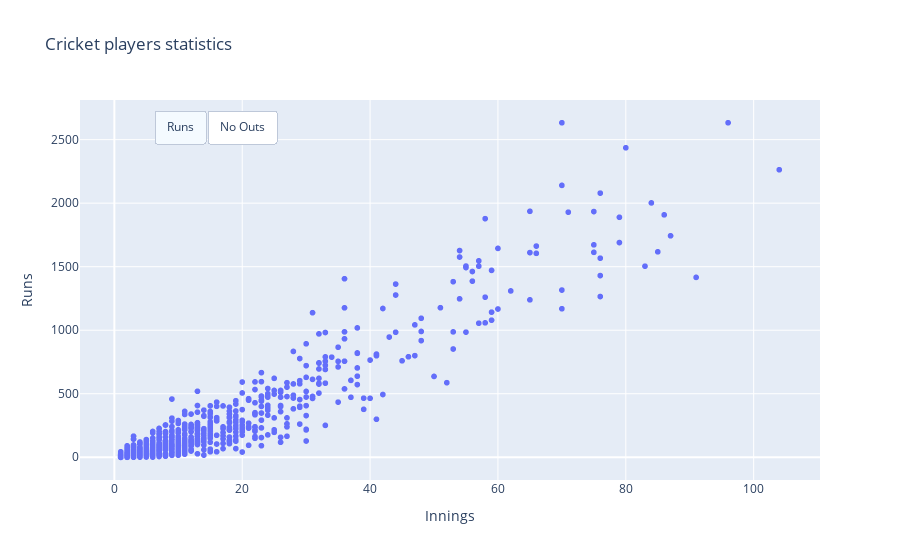

Notebook cell for this chart:
### Code cell
fig4 = px.scatter(cricket,\
                 x='Innings',\
                 y='Runs',\
                 height=500,\
                 title="Cricket players statistics",
                 hover_name="Player",
                 hover_data=["Country"])
button3 = {'method': 'update',
          'label':  'Runs'  ,
          'args': [
              {  'y':[cricket['Runs']]   },
              {   'yaxis.title':'Runs' }]
          } 

button4 = {'method': 'update',
          'label':'No Outs'    ,
          'args': [
              {  'y':[cricket['No Outs']]  },
              {  'yaxis.title':'No Outs'  }]
          } 

fig4.update_layout(
    updatemenus=[{
        'type': 'buttons',
        'direction': "left",
        'pad': {"r": 10, "t": 10},
        'showactive': True,
        'x': 0.1,
        'xanchor': "left",
        'y': 1,
        'yanchor': "top",
        'buttons': [button3, button4]
    }]
)

fig4.show()

### Figure 1 — Plotly figure (JSON) as saved in the notebook; plotly's stock layout.template omitted (floating-point values rounded to 4 significant figures; data arrays with more than 128 entries replaced by an {"elided": "..."} marker saying what was removed)
{"data": [{"customdata": {"elided": "1110x1 str values"}, "hovertemplate": "<b>%{hovertext}</b><br><br>Innings=%{x}<br>Runs=%{y}<br>Country=%{customdata[0]}<extra></extra>", "hovertext": {"elided": "1110 str values"}, "legendgroup": "", "marker": {"color": "#636efa", "symbol": "circle"}, "mode": "markers", "name": "", "showlegend": false, "type": "scattergl", "x": {"elided": "1110 int values"}, "xaxis": "x", "y": {"elided": "1110 int values"}, "yaxis": "y"}], "layout": {"autosize": true, "legend": {"tracegroupgap": 0}, "title": {"text": "Cricket players statistics"}, "updatemenus": [{"buttons": [{"args": [{"y": {"elided": "1x1110 int values"}}, {"yaxis.title": "Runs"}], "label": "Runs", "method": "update"}, {"args": [{"y": {"elided": "1x1110 int values"}}, {"yaxis.title": "No Outs"}], "label": "No Outs", "method": "update"}], "direction": "left", "pad": {"r": 10, "t": 10}, "showactive": true, "type": "buttons", "x": 0.1, "xanchor": "left", "y": 1, "yanchor": "top"}], "xaxis": {"anchor": "y", "autorange": true, "domain": [0, 1], "range": [-5.234, 110.2], "title": {"text": "Innings"}, "type": "linear"}, "yaxis": {"anchor": "x", "autorange": true, "domain": [0, 1], "range": [-185.4, 2818.0], "title": {"text": "Runs"}, "type": "linear"}}}
